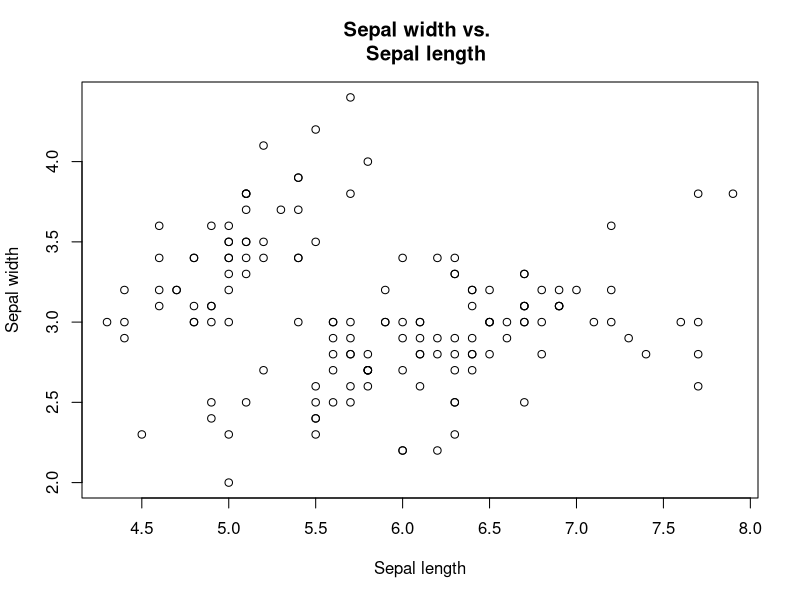

The R script that drew this image:
####
####
# Jenna Krall, PhD
# Homework 1
# 560R
####
####

# Question 1
# Part 1

# COMMENT OUT OR REMOVE SETWD
# setwd("~/Dropbox/IntrotoRepi")

# First open dataset
data(iris)

# Part 2

# Find mean sepal length
m_slength <- mean(iris$Sepal.Length)

# Part 3

# Create new variable
sepal_g4 <- vector(length = length(iris$Sepal.Length))
sepal_g4[iris$Sepal.Length > 4] <- TRUE
sepal_g4[iris$Sepal.Length <= 4] <- FALSE

# Part 4

# Make a table of new variable
table_g4 <- table(sepal_g4)

# Part 5

# Make a plot
plot(Sepal.Width ~ Sepal.Length, data = iris, main = "Sepal width vs. 
  Sepal length", xlab = "Sepal length", ylab = "Sepal width")
